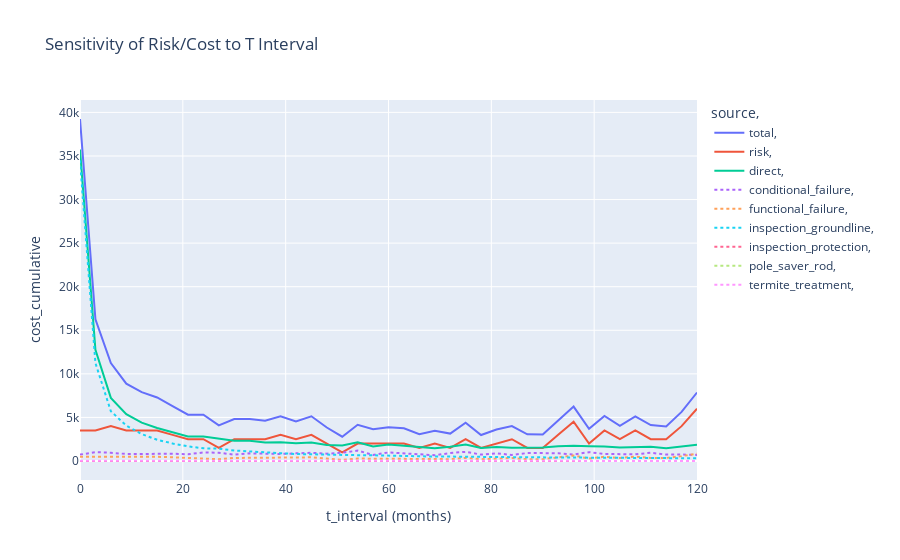

The notebook cell saved with this chart:
### Code cell
comp.plot_sens(
            var_id=var_id,
            y_axis='cost_cumulative'
        )

### Figure 1 — Plotly figure (JSON) as saved in the notebook; plotly's stock layout.template omitted (floating-point values rounded to 4 significant figures)
{"data": [{"hovertemplate": "source=total<br> =   <br>t_interval=%{x}<br>cost_cumulative=%{y}<extra></extra>", "legendgroup": "total,    ", "line": {"color": "#636EFA", "dash": "solid"}, "mode": "lines", "name": "total,    ", "orientation": "v", "showlegend": true, "type": "scatter", "x": [0, 3, 6, 9, 12, 15, 18, 21, 24, 27, 30, 33, 36, 39, 42, 45, 48, 51, 54, 57, 60, 63, 66, 69, 72, 75, 78, 81, 84, 87, 90, 93, 96, 99, 102, 105, 108, 111, 114, 117, 120], "xaxis": "x", "y": [39240.0, 16267, 11239, 8874.0, 7900.0, 7294, 6290, 5310, 5305, 4091, 4812.0, 4830, 4631, 5139, 4544.0, 5130.0, 3843, 2790.0, 4150.0, 3654.0, 3882.0, 3758.0, 3086.0, 3474, 3148, 4390.0, 2983, 3612, 4012.0, 3064.0, 3054, 4702, 6244.0, 3700.0, 5172.0, 4038, 5112.0, 4127, 3966, 5636.0, 7860.0], "yaxis": "y"}, {"hovertemplate": "source=risk<br> =   <br>t_interval=%{x}<br>cost_cumulative=%{y}<extra></extra>", "legendgroup": "risk,    ", "line": {"color": "#EF553B", "dash": "solid"}, "mode": "lines", "name": "risk,    ", "orientation": "v", "showlegend": true, "type": "scatter", "x": [0, 3, 6, 9, 12, 15, 18, 21, 24, 27, 30, 33, 36, 39, 42, 45, 48, 51, 54, 57, 60, 63, 66, 69, 72, 75, 78, 81, 84, 87, 90, 93, 96, 99, 102, 105, 108, 111, 114, 117, 120], "xaxis": "x", "y": [3500, 3500, 4000, 3500, 3500, 3500, 3000, 2500, 2500, 1500, 2500, 2500, 2500, 3000, 2500, 3000, 2000, 1000, 2000, 2000, 2000, 2000, 1500, 2000, 1500, 2500, 1500, 2000, 2500, 1500, 1500, 3000, 4500, 2000, 3500, 2500, 3500, 2500, 2500, 4000, 6000], "yaxis": "y"}, {"hovertemplate": "source=direct<br> =   <br>t_interval=%{x}<br>cost_cumulative=%{y}<extra></extra>", "legendgroup": "direct,    ", "line": {"color": "#00CC96", "dash": "solid"}, "mode": "lines", "name": "direct,    ", "orientation": "v", "showlegend": true, "type": "scatter", "x": [0, 3, 6, 9, 12, 15, 18, 21, 24, 27, 30, 33, 36, 39, 42, 45, 48, 51, 54, 57, 60, 63, 66, 69, 72, 75, 78, 81, 84, 87, 90, 93, 96, 99, 102, 105, 108, 111, 114, 117, 120], "xaxis": "x", "y": [35740.0, 12767, 7239, 5374.0, 4400.0, 3794, 3290, 2810, 2805, 2591, 2312.0, 2330, 2131, 2139, 2044.0, 2130.0, 1843, 1790.0, 2150.0, 1654.0, 1882.0, 1758.0, 1586.0, 1474, 1648, 1890.0, 1483, 1612, 1512.0, 1564.0, 1554, 1702, 1744.0, 1700.0, 1672.0, 1538, 1612.0, 1627, 1466, 1636.0, 1860.0], "yaxis": "y"}, {"hovertemplate": "source=conditional_failure<br> =  <br>t_interval=%{x}<br>cost_cumulative=%{y}<extra></extra>", "legendgroup": "conditional_failure,   ", "line": {"color": "#AB63FA", "dash": "dot"}, "mode": "lines", "name": "conditional_failure,   ", "orientation": "v", "showlegend": true, "type": "scatter", "x": [0, 3, 6, 9, 12, 15, 18, 21, 24, 27, 30, 33, 36, 39, 42, 45, 48, 51, 54, 57, 60, 63, 66, 69, 72, 75, 78, 81, 84, 87, 90, 93, 96, 99, 102, 105, 108, 111, 114, 117, 120], "xaxis": "x", "y": [735, 1015, 945, 805, 805, 840, 840, 770, 980, 945, 735, 875, 805, 805, 875, 945, 840, 945, 1190, 700, 980, 875, 805, 665, 910, 1050, 735, 875, 700, 910, 910, 875, 735, 1015, 805, 805, 770, 945, 735, 735, 700], "yaxis": "y"}, {"hovertemplate": "source=functional_failure<br> =  <br>t_interval=%{x}<br>cost_cumulative=%{y}<extra></extra>", "legendgroup": "functional_failure,   ", "line": {"color": "#FFA15A", "dash": "dot"}, "mode": "lines", "name": "functional_failure,   ", "orientation": "v", "showlegend": true, "type": "scatter", "x": [0, 3, 6, 9, 12, 15, 18, 21, 24, 27, 30, 33, 36, 39, 42, 45, 48, 51, 54, 57, 60, 63, 66, 69, 72, 75, 78, 81, 84, 87, 90, 93, 96, 99, 102, 105, 108, 111, 114, 117, 120], "xaxis": "x", "y": [490, 490, 560, 490, 490, 490, 420, 350, 350, 210, 350, 350, 350, 420, 350, 420, 280, 140, 280, 280, 280, 280, 210, 280, 210, 350, 210, 280, 350, 210, 210, 420, 630, 280, 490, 350, 490, 350, 350, 560, 840], "yaxis": "y"}, {"hovertemplate": "source=inspection_groundline<br> =  <br>t_interval=%{x}<br>cost_cumulative=%{y}<extra></extra>", "legendgroup": "inspection_groundline,   ", "line": {"color": "#19D3F3", "dash": "dot"}, "mode": "lines", "name": "inspection_groundline,   ", "orientation": "v", "showlegend": true, "type": "scatter", "x": [0, 3, 6, 9, 12, 15, 18, 21, 24, 27, 30, 33, 36, 39, 42, 45, 48, 51, 54, 57, 60, 63, 66, 69, 72, 75, 78, 81, 84, 87, 90, 93, 96, 99, 102, 105, 108, 111, 114, 117, 120], "xaxis": "x", "y": [34490.0, 11238, 5711, 4060.0, 3082.0, 2439, 2008, 1678, 1457, 1414, 1204.0, 1082, 952, 896, 801.5, 748.5, 701, 685.5, 668.5, 652.5, 601.5, 585.5, 547.5, 508, 506, 470.5, 516, 434, 440.5, 428.5, 420, 390, 360.5, 393.5, 358.5, 372, 339.5, 318, 367, 325.5, 308.5], "yaxis": "y"}, {"hovertemplate": "source=inspection_protection<br> =  <br>t_interval=%{x}<br>cost_cumulative=%{y}<extra></extra>", "legendgroup": "inspection_protection,   ", "line": {"color": "#FF6692", "dash": "dot"}, "mode": "lines", "name": "inspection_protection,   ", "orientation": "v", "showlegend": true, "type": "scatter", "x": [0, 3, 6, 9, 12, 15, 18, 21, 24, 27, 30, 33, 36, 39, 42, 45, 48, 51, 54, 57, 60, 63, 66, 69, 72, 75, 78, 81, 84, 87, 90, 93, 96, 99, 102, 105, 108, 111, 114, 117, 120], "xaxis": "x", "y": [0, 0, 0, 0, 0, 0, 0, 0, 0, 0, 0, 0, 0, 0, 0, 0, 0, 0, 0, 0, 0, 0, 0, 0, 0, 0, 0, 0, 0, 0, 0, 0, 0, 0, 0, 0, 0, 0, 0, 0, 0], "yaxis": "y"}, {"hovertemplate": "source=pole_saver_rod<br> =  <br>t_interval=%{x}<br>cost_cumulative=%{y}<extra></extra>", "legendgroup": "pole_saver_rod,   ", "line": {"color": "#B6E880", "dash": "dot"}, "mode": "lines", "name": "pole_saver_rod,   ", "orientation": "v", "showlegend": true, "type": "scatter", "x": [0, 3, 6, 9, 12, 15, 18, 21, 24, 27, 30, 33, 36, 39, 42, 45, 48, 51, 54, 57, 60, 63, 66, 69, 72, 75, 78, 81, 84, 87, 90, 93, 96, 99, 102, 105, 108, 111, 114, 117, 120], "xaxis": "x", "y": [null, null, null, null, null, null, null, null, null, null, null, null, null, null, null, null, null, null, null, null, null, null, null, null, null, null, null, null, null, null, null, null, null, null, null, null, null, null, null, null, null], "yaxis": "y"}, {"hovertemplate": "source=termite_treatment<br> =  <br>t_interval=%{x}<br>cost_cumulative=%{y}<extra></extra>", "legendgroup": "termite_treatment,   ", "line": {"color": "#FF97FF", "dash": "dot"}, "mode": "lines", "name": "termite_treatment,   ", "orientation": "v", "showlegend": true, "type": "scatter", "x": [0, 3, 6, 9, 12, 15, 18, 21, 24, 27, 30, 33, 36, 39, 42, 45, 48, 51, 54, 57, 60, 63, 66, 69, 72, 75, 78, 81, 84, 87, 90, 93, 96, 99, 102, 105, 108, 111, 114, 117, 120], "xaxis": "x", "y": [26, 24, 23, 20, 22, 25, 22, 12, 18, 22, 24, 23, 24, 18, 18, 16, 22, 19, 12, 22, 21, 17, 23, 21, 22, 19, 22, 23, 22, 15, 14, 17, 19, 12, 18, 11, 13, 14, 14, 16, 12], "yaxis": "y"}], "layout": {"legend": {"title": {"text": "source,  "}, "tracegroupgap": 0}, "title": {"text": "Sensitivity of Risk/Cost to T Interval"}, "xaxis": {"anchor": "y", "automargin": true, "domain": [0, 1], "title": {"text": "t_interval (months)"}}, "yaxis": {"anchor": "x", "automargin": true, "domain": [0, 1], "title": {"text": "cost_cumulative"}}}}
